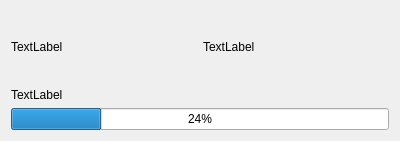
<?xml version="1.0" encoding="UTF-8"?>
<ui version="4.0">
 <class>FlashProgressDialog</class>
 <widget class="QDialog" name="FlashProgressDialog">
  <property name="geometry">
   <rect>
    <x>0</x>
    <y>0</y>
    <width>400</width>
    <height>141</height>
   </rect>
  </property>
  <property name="windowTitle">
   <string>DSMCP - Writing progress</string>
  </property>
  <property name="modal">
   <bool>false</bool>
  </property>
  <layout class="QGridLayout" name="gridLayout">
   <item row="2" column="0" colspan="2">
    <widget class="QProgressBar" name="progressBar">
     <property name="value">
      <number>24</number>
     </property>
    </widget>
   </item>
   <item row="0" column="0">
    <widget class="QLabel" name="labelIcon">
     <property name="text">
      <string>TextLabel</string>
     </property>
    </widget>
   </item>
   <item row="0" column="1">
    <widget class="QLabel" name="labelText">
     <property name="text">
      <string>TextLabel</string>
     </property>
    </widget>
   </item>
   <item row="1" column="0" colspan="2">
    <widget class="QLabel" name="labelRemainingTime">
     <property name="sizePolicy">
      <sizepolicy hsizetype="Preferred" vsizetype="Fixed">
       <horstretch>0</horstretch>
       <verstretch>0</verstretch>
      </sizepolicy>
     </property>
     <property name="text">
      <string>TextLabel</string>
     </property>
    </widget>
   </item>
  </layout>
 </widget>
 <resources/>
 <connections/>
</ui>
